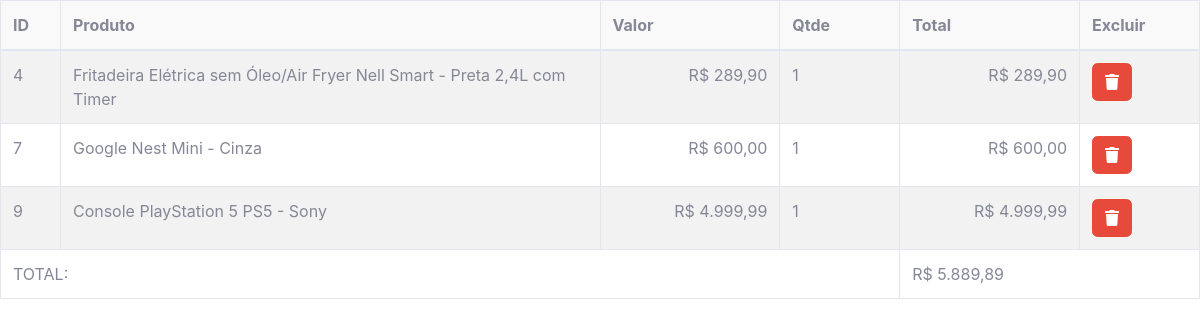
The app's page /admin/itens.php?venda_id=2 (signed in) with its own data.
### tables this page shows
CREATE TABLE `venda_produto` (
  `venda_id` int(11) NOT NULL,
  `produto_id` int(11) NOT NULL,
  `valor` double NOT NULL,
  `quantidade` int(11) NOT NULL
);

CREATE TABLE `produto` (
  `id` int(11) NOT NULL,
  `produto` varchar(200) NOT NULL,
  `descricao` text NOT NULL,
  `valor` double NOT NULL,
  `promo` double DEFAULT NULL,
  `imagem` varchar(50) NOT NULL,
  `ativo` char(1) DEFAULT NULL,
  `categoria_id` int(11) NOT NULL
);

### admin/itens.php (the view, shortened to what this page needs)
<!DOCTYPE html>
<html>
<head>
	<link rel="stylesheet" type="text/css" href="css/sb-admin-2.min.css">
	<link rel="stylesheet" type="text/css" href="css/style.css">
	<link rel="stylesheet" type="text/css" href="css/sweetalert2.min.css">
    <link href="vendor/fontawesome-free/css/all.min.css" rel="stylesheet" type="text/css">
</head>
<body>
<?php
	include "libs/conectar.php";
	$venda_id = $_GET["venda_id"] ?? $_POST["venda_id"] ?? NULL;
		?>
		<?php
	$sql = "select p.id, p.produto, vp.valor,
	vp.quantidade, ( vp.valor * vp.quantidade ) total, v.status
	from venda_produto vp
	inner join produto p on ( p.id = vp.produto_id )
	inner join venda v on ( v.id = vp.venda_id )
	where vp.venda_id = :venda_id ";
	$consulta = $pdo->prepare($sql);
	$consulta->bindParam(':venda_id', $venda_id);
	$consulta->execute();
?>
<table class="table table-hover table-striped table-bordered">
	<thead>
		<th width="5%">ID</th>
		<th width="45%">Produto</th>
		<th width="15%">Valor</th>
		<th width="10%">Qtde</th>
		<th width="15%">Total</th>
		<th width="10%">Excluir</th>
	</thead>
	<tbody>
		<?php
			$geral = 0;
			while ( $d = $consulta->fetch(PDO::FETCH_OBJ) ) {
				$disabled = NULL;
				$valor = number_format($d->valor,2,
					",",
					".");
				$total = number_format($d->total,2,
					",",
					".");
				$geral = $d->total + $geral;
				?>
				<tr>
					<td><?=$d->id?></td>
					<td><?=$d->produto?></td>
					<td class="text-right">R$ <?=$valor?></td>
					<td><?=$d->quantidade?></td>
					<td class="text-right">R$ <?=$total?></td>
					<td>
						<button class="btn btn-danger"onclick="excluir(<?=$venda_id?>,<?=$d->id?>)"
						<?=$disabled?> >
						 	<i class="fas fa-trash"></i>
						 </button>
					</td>
				</tr>
				<?php
			}
			$geral = number_format($geral,2,
				",",
				".");
		?>
	</tbody>
	<tfoot>
		<tr>
			<td colspan="4">TOTAL:</td>
			<td colspan="2">R$ <?=$geral?></td>
		</tr>
	</tfoot>
</table>

### admin/css/style.css (style rules this page uses)
thead { background: #F9f9f9; font-weight: bold; }

### records on screen
venda_produto: produto "4", produto.produto "Fritadeira Elétrica sem Óleo/Air Fryer Nell Smart - Preta 2,4L com Timer", valor "289,90", quantidade "1", total "289,90"
venda_produto: produto "7", produto.produto "Google Nest Mini - Cinza", valor "600,00", quantidade "1", total "600,00"
venda_produto: produto "9", produto.produto "Console PlayStation 5 PS5 - Sony", valor "4.999,99", quantidade "1", total "4.999,99"

### other values on screen
$geral "5.889,89"
